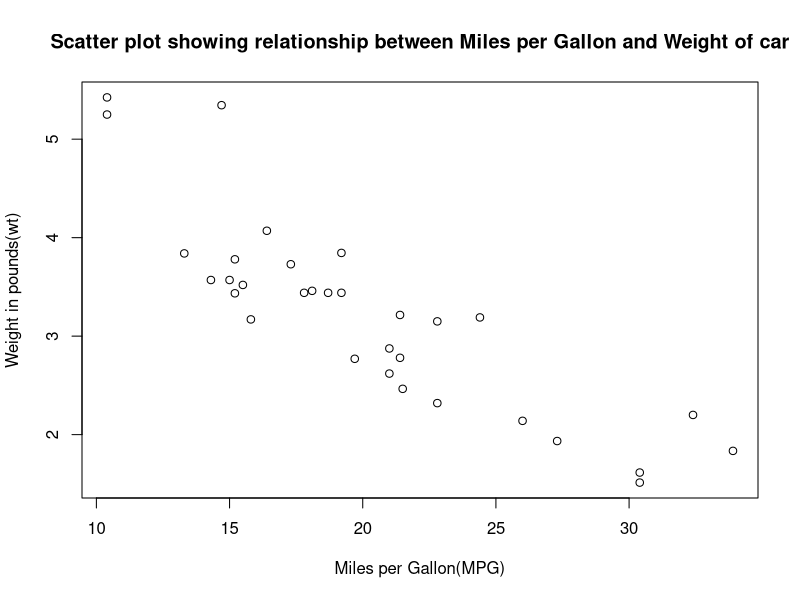

The R source for this figure:
## ---- chunk 1
#inside code chunks, I can use comments in the same way as RScript files!

plot(mtcars$mpg, mtcars$wt, main = "Scatter plot showing relationship between Miles per Gallon and Weight of car", xlab = "Miles per Gallon(MPG)", ylab = "Weight in pounds(wt)")
## ---- chunk 2
testres = t.test(mpg ~ am, data=mtcars)
## ---- chunk 3

## ---- chunk 4

